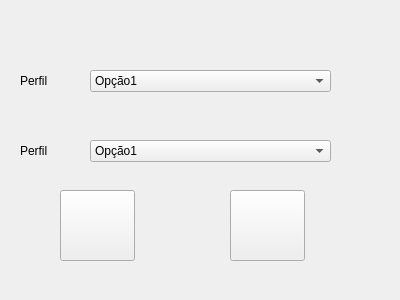
<?xml version="1.0" encoding="UTF-8"?>
<ui version="4.0">
 <class>Form</class>
 <widget class="QWidget" name="Form">
  <property name="geometry">
   <rect>
    <x>0</x>
    <y>0</y>
    <width>400</width>
    <height>300</height>
   </rect>
  </property>
  <property name="windowTitle">
   <string>Form</string>
  </property>
  <widget class="QPushButton" name="botao_cancelar">
   <property name="geometry">
    <rect>
     <x>60</x>
     <y>190</y>
     <width>75</width>
     <height>71</height>
    </rect>
   </property>
   <property name="styleSheet">
    <string notr="true">image: url(:/botao_cancelar/cancelar.png)</string>
   </property>
   <property name="text">
    <string/>
   </property>
  </widget>
  <widget class="QPushButton" name="botao_cadastrar">
   <property name="geometry">
    <rect>
     <x>230</x>
     <y>190</y>
     <width>75</width>
     <height>71</height>
    </rect>
   </property>
   <property name="styleSheet">
    <string notr="true">image: url(:/botao_cadastrar/cadastrar.png)</string>
   </property>
   <property name="text">
    <string/>
   </property>
  </widget>
  <widget class="QLabel" name="label_2">
   <property name="geometry">
    <rect>
     <x>20</x>
     <y>140</y>
     <width>61</width>
     <height>21</height>
    </rect>
   </property>
   <property name="styleSheet">
    <string notr="true">font: 11pt &quot;MS Shell Dlg 2&quot;;</string>
   </property>
   <property name="text">
    <string>Perfil</string>
   </property>
  </widget>
  <widget class="QComboBox" name="box_perfil2">
   <property name="geometry">
    <rect>
     <x>90</x>
     <y>140</y>
     <width>241</width>
     <height>22</height>
    </rect>
   </property>
   <item>
    <property name="text">
     <string>Opção1</string>
    </property>
   </item>
   <item>
    <property name="text">
     <string>Opção2</string>
    </property>
   </item>
  </widget>
  <widget class="QLabel" name="label_3">
   <property name="geometry">
    <rect>
     <x>20</x>
     <y>70</y>
     <width>61</width>
     <height>21</height>
    </rect>
   </property>
   <property name="styleSheet">
    <string notr="true">font: 11pt &quot;MS Shell Dlg 2&quot;;</string>
   </property>
   <property name="text">
    <string>Perfil</string>
   </property>
  </widget>
  <widget class="QComboBox" name="box_perfil1">
   <property name="geometry">
    <rect>
     <x>90</x>
     <y>70</y>
     <width>241</width>
     <height>22</height>
    </rect>
   </property>
   <item>
    <property name="text">
     <string>Opção1</string>
    </property>
   </item>
   <item>
    <property name="text">
     <string>Opção2</string>
    </property>
   </item>
  </widget>
 </widget>
 <resources>
  <include location="botao_cadastrar.qrc"/>
  <include location="botao_cancelar.qrc"/>
 </resources>
 <connections/>
</ui>
